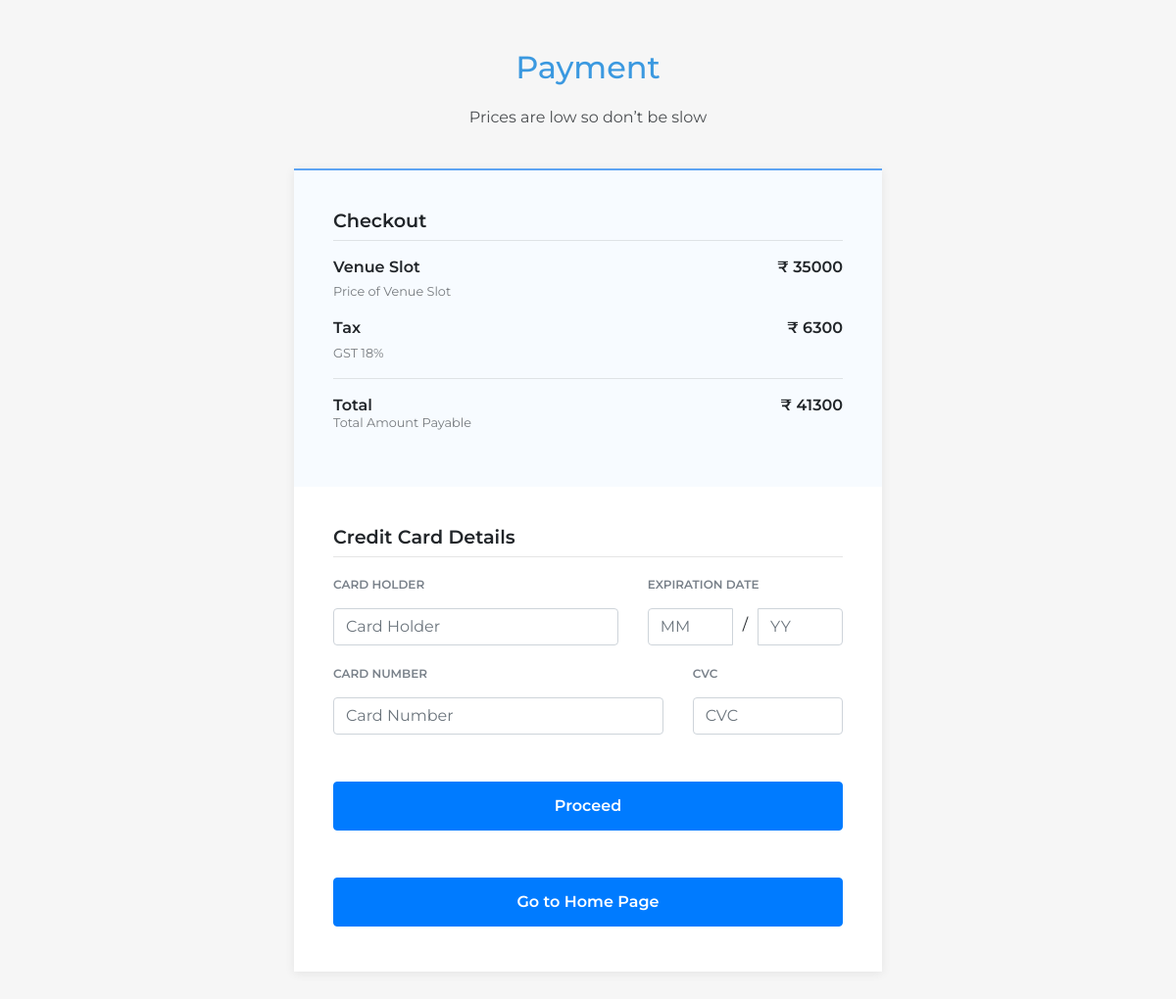
The page /venueslotpurchase.php (signed in) on the database its author committed.
### tables this page shows
CREATE TABLE `venueslotprice` (
  `id` int(11) NOT NULL,
  `venueslotprice` int(10) NOT NULL,
  `tax` int(10) NOT NULL,
  `totalamount` int(10) NOT NULL
);

### venueslotpurchase.php (the view, shortened to what this page needs)
<?php
include 'database.php';
$sql = "SELECT * FROM `venueslotprice`";
$result = mysqli_query($conn , $sql);
while($row = mysqli_fetch_assoc($result)){
 $venueslotprice = $row['venueslotprice'] ;
 $tax = $row['tax'] ;
 $totalamount = $row['totalamount'] ;
}
?>
<!DOCTYPE html>
<html>
<head>
  <link rel="stylesheet" href="https://maxcdn.bootstrapcdn.com/bootstrap/4.0.0/css/bootstrap.min.css">
  <link rel="stylesheet" href="assets/css/payment.css">
  <link rel="stylesheet" href="https://cdnjs.cloudflare.com/ajax/libs/bootstrap-sweetalert/1.0.1/sweetalert.css">
</head>
<body>
  <main class="page payment-page">
    <section class="payment-form dark">
      <div class="container">
        <div class="block-heading">
          <h2>Payment</h2>
          <p>Prices are low so don’t be slow</p>
        </div>
        <form method="POST" action="venueslotpurchase.php">
          <div class="products">
            <h3 class="title">Checkout</h3>
            <div class="item">
              <span class="price">&#8377 <?php echo "$venueslotprice";?></span>
              <p class="item-name">Venue Slot</p>
              <p class="item-description">Price of Venue Slot</p>
            </div>
            <div class="item">
              <span class="price">&#8377 <?php echo "$tax";?></span>
              <p class="item-name">Tax</p>
              <p class="item-description">GST 18%</p>
            </div>
            <div class="total">Total<span class="price">&#8377 <?php echo "$totalamount";?></span></div>
            <p class="item-description">Total Amount Payable</p>
          </div>
          <div class="card-details">
            <h3 class="title">Credit Card Details</h3>
            <div class="row">
              <div class="form-group col-sm-7">
                <label for="card-holder">Card Holder</label>
                <input id="card-holder" type="text" class="form-control" placeholder="Card Holder" aria-label="Card Holder" aria-describedby="basic-addon1">
              </div>
              <div class="form-group col-sm-5">
                <label for="">Expiration Date</label>
                <div class="input-group expiration-date">
                  <input type="text" class="form-control" placeholder="MM" aria-label="MM" aria-describedby="basic-addon1">
                  <span class="date-separator">/</span>
                  <input type="text" class="form-control" placeholder="YY" aria-label="YY" aria-describedby="basic-addon1">
                </div>
              </div>
              <div class="form-group col-sm-8">
                <label for="card-number">Card Number</label>
                <input id="card-number" type="text" class="form-control" placeholder="Card Number" aria-label="Card Holder" aria-describedby="basic-addon1">
              </div>
              <div class="form-group col-sm-4">
                <label for="cvc">CVC</label>
                <input id="cvc" type="text" class="form-control" placeholder="CVC" aria-label="Card Holder" aria-describedby="basic-addon1">
              </div>
              <div class="form-group col-sm-12">
                <button type="submit" class="btn btn-primary btn-block">Proceed</button>
              </div>
              <div class="form-group col-sm-12">
                <button type="button" onclick="window.location.href = 'voindex.php'" class="btn btn-primary btn-block">Go to Home Page</button>
              </div>
            </div>
          </div>
        </form>
      </div>
    </section>
  </main>
</body>
</body>
</html>

### assets/css/payment.css (style rules this page uses)
.payment-form { padding-bottom: 50px; font-family: 'Montserrat', sans-serif; }
.payment-form.dark { background-color: #f6f6f6; }
.payment-form .block-heading { padding-top: 50px; margin-bottom: 40px; text-align: center; }
.payment-form .block-heading p { text-align: center; max-width: 420px; margin: auto; opacity:0.7; }
.payment-form.dark .block-heading p { opacity:0.8; }
.payment-form .block-heading h1, .payment-form .block-heading h2, .payment-form .block-heading h3 { margin-bottom:1.2rem; color: #3b99e0; }
.payment-form form { border-top: 2px solid #5ea4f3; box-shadow: 0px 2px 10px rgba(0, 0, 0, 0.075); background-color: #ffffff; padding: 0; max-width: 600px; margin: auto; }
.payment-form .title { font-size: 1em; border-bottom: 1px solid rgba(0,0,0,0.1); margin-bottom: 0.8em; font-weight: 600; padding-bottom: 8px; }
.payment-form .products { background-color: #f7fbff; padding: 25px; }
.payment-form .products .item { margin-bottom:1em; }
.payment-form .products .item-name { font-weight:600; font-size: 0.9em; }
.payment-form .products .item-description { font-size:0.8em; opacity:0.6; }
.payment-form .products .item p { margin-bottom:0.2em; }
.payment-form .products .price { float: right; font-weight: 600; font-size: 0.9em; }
.payment-form .products .total { border-top: 1px solid rgba(0, 0, 0, 0.1); margin-top: 10px; padding-top: 19px; font-weight: 600; line-height: 1; }
.payment-form .card-details { padding: 25px 25px 15px; }
.payment-form .card-details label { font-size: 12px; font-weight: 600; margin-bottom: 15px; color: #79818a; text-transform: uppercase; }
.payment-form .card-details button { margin-top: 0.6em; padding:12px 0; font-weight: 600; }
.payment-form .date-separator { margin-left: 10px; margin-right: 10px; margin-top: 5px; }
@media (min-width: 576px) { .payment-form .title { font-size: 1.2em; } }
@media (min-width: 576px) { .payment-form .products { padding: 40px; } }
@media (min-width: 576px) { .payment-form .products .item-name { font-size: 1em; } }
@media (min-width: 576px) { .payment-form .products .price { font-size: 1em; } }
@media (min-width: 576px) { .payment-form .card-details { padding: 40px 40px 30px; } }
@media (min-width: 576px) { .payment-form .card-details button { margin-top: 2em; } }

### rows shown on the page
venueslotprice: venueslotprice "35000", tax "6300", totalamount "41300"
